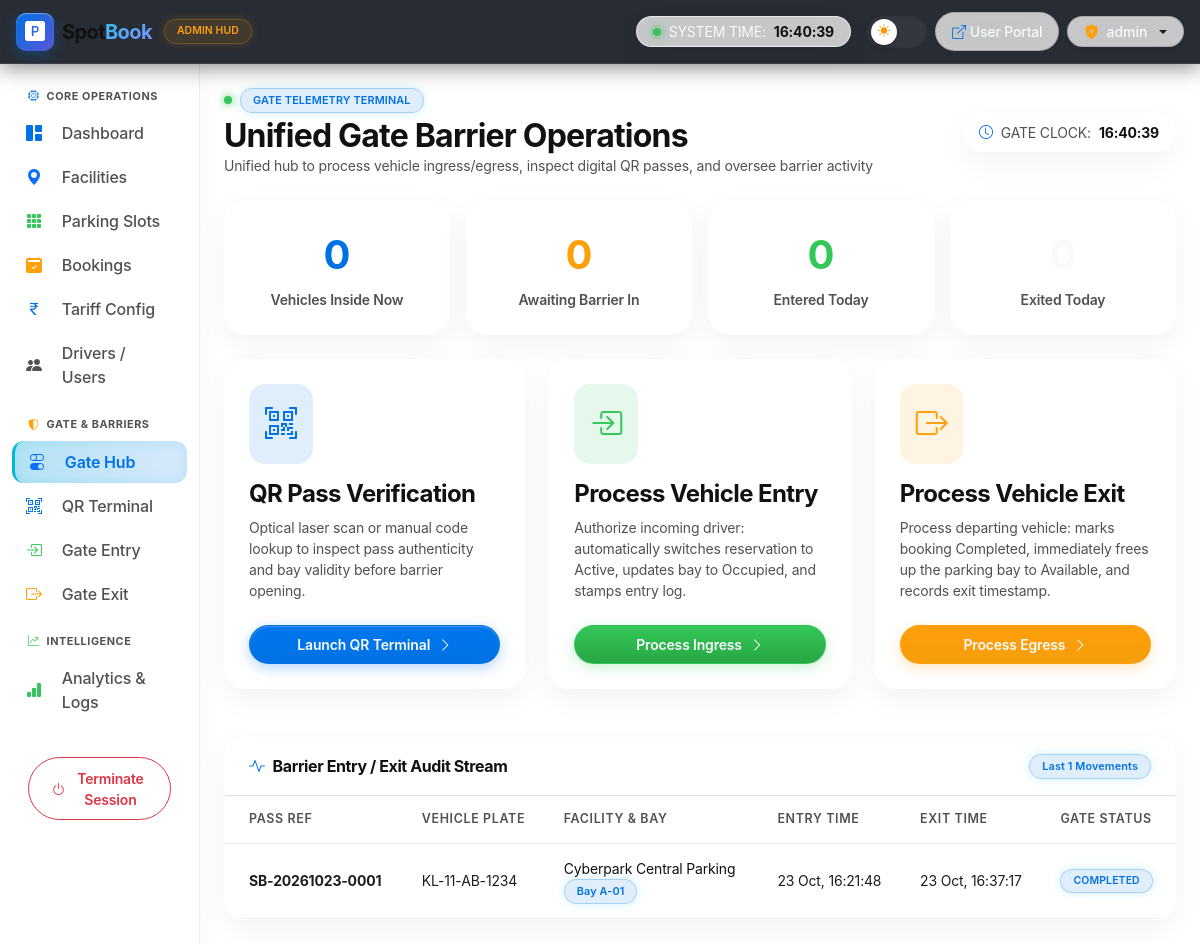
The app's page /admin_app/gate/ (signed in), older data.
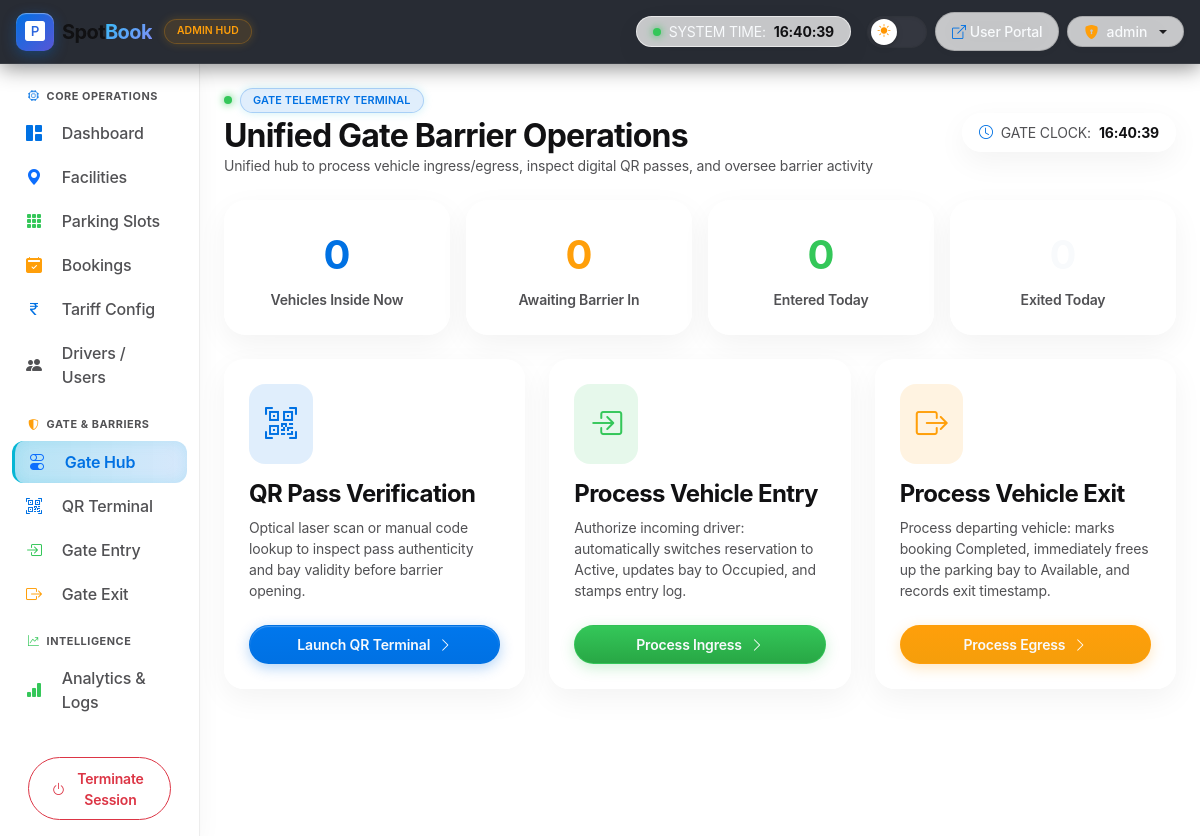
The same page, newer data.
### admin_app/models.py (models this page shows, shortened)
class EntryExitTable(models.Model):
    BOOKINGID = models.ForeignKey("user_app.BookingTable", on_delete=models.CASCADE)
    entry_time = models.DateTimeField(null=True, blank=True)
    exit_time = models.DateTimeField(null=True, blank=True)
    notes = models.CharField(max_length=255, blank=True, default='')

class ParkingSlotTable(models.Model):
    STATUS_CHOICES = (
        ('Available', 'Available'),
        ('Reserved', 'Reserved'),
        ('Occupied', 'Occupied'),
    )
    LOCATIONID = models.ForeignKey(ParkingLocationTable, on_delete=models.CASCADE)
    slot_number = models.CharField(max_length=10)
    slot_type = models.CharField(max_length=20, default="Car") # Car, Bike, EV
    status = models.CharField(max_length=20, choices=STATUS_CHOICES, default="Available")
    price_per_hour = models.DecimalField(max_digits=6, decimal_places=2, default=50.00)
    is_active = models.BooleanField(default=True)
    created_at = models.DateTimeField(auto_now_add=True, null=True, blank=True)

class ParkingLocationTable(models.Model):
    name = models.CharField(max_length=100)
    address = models.TextField()
    city = models.CharField(max_length=100, default='Kozhikode')
    description = models.TextField(blank=True, default='')
    total_slots = models.IntegerField(default=0)
    rate_per_hour = models.DecimalField(max_digits=6, decimal_places=2, default=50.00)
    is_active = models.BooleanField(default=True)
    created_at = models.DateTimeField(auto_now_add=True, null=True, blank=True)

### user_app/models.py (models this page shows, shortened)
class BookingTable(models.Model):
    user = models.ForeignKey(User, on_delete=models.CASCADE)
    slot = models.ForeignKey(ParkingSlotTable, on_delete=models.CASCADE)
    booking_date = models.DateField()
    entry_time = models.TimeField()
    duration_hours = models.IntegerField()
    total_fee = models.DecimalField(max_digits=8, decimal_places=2)
    qr_code = models.ImageField(upload_to='qr_codes/', blank=True, null=True)
    status = models.CharField(max_length=20, default='Confirmed') # Confirmed, Cancelled, Completed
    created_at = models.DateTimeField(auto_now_add=True)
    vehicle_number = models.CharField(max_length=20, blank=True, default='')
    vehicle_type = models.CharField(max_length=20, default='Car')
    @property
    def booking_id(self):
        date_str = self.booking_date.strftime('%Y%m%d') if self.booking_date else '20261023'
        return f"SB-{date_str}-{self.id:04d}" if self.id else f"SB-{date_str}-PENDING"

### admin_app/views.py (the view)
# urls.py: path('gate/', GateOperations.as_view(), name='gate_operations'),  # unified gate terminal
class GateOperations(View):
    def get(self, request):
        if request.session.get('usertype') != 'admin':
            return redirect('login')
        today = datetime.date.today()
        vehicles_inside = BookingTable.objects.filter(status='Active').count()
        awaiting_entry = BookingTable.objects.filter(
            booking_date=today, status__in=['Confirmed', 'Booked']
        ).count()
        exited_today = EntryExitTable.objects.filter(exit_time__date=today).count()
        entered_today = EntryExitTable.objects.filter(entry_time__date=today).count()
        recent_activity = EntryExitTable.objects.select_related(
            'BOOKINGID', 'BOOKINGID__user', 'BOOKINGID__slot', 'BOOKINGID__slot__LOCATIONID'
        ).order_by('-id')[:12]
        context = {
            'vehicles_inside': vehicles_inside,
            'awaiting_entry': awaiting_entry,
            'exited_today': exited_today,
            'entered_today': entered_today,
            'recent_activity': recent_activity,
        }
        return render(request, 'admin/gate_operations.html', context)

### templates/admin/gate_operations.html (shortened to what the changed rows need)
{% extends 'admin/base.html' %}
{% block body %}
<div class="mb-4 d-flex align-items-center justify-content-between flex-wrap gap-3">
    <div>
        <h2 class="fw-bold mb-0">Unified Gate Barrier Operations</h2>
    </div>
</div>
{% if recent_activity %}
<div class="glass-panel rounded-4 overflow-hidden shadow-sm">
    <div class="p-3 px-4 border-bottom border-secondary border-opacity-25 d-flex align-items-center justify-content-between">
        <h6 class="fw-bold mb-0">
            <i class="bi bi-activity me-2 text-info"></i>Barrier Entry / Exit Audit Stream
        </h6>
        <span class="badge badge-cyber-info fs-xxs">Last {{ recent_activity|length }} Movements</span>
    </div>
    <div class="table-responsive">
        <table class="table table-hover mb-0 align-middle small">
            <thead>
                <tr class="text-secondary fs-xs">
                    <th class="ps-4">PASS REF</th>
                    <th>VEHICLE PLATE</th>
                    <th>FACILITY & BAY</th>
                    <th>ENTRY TIME</th>
                    <th>EXIT TIME</th>
                    <th>GATE STATUS</th>
                </tr>
            </thead>
            <tbody>
                {% for log in recent_activity %}
                <tr>
                    <td class="ps-4 fw-bold text-info">{{ log.BOOKINGID.booking_id }}</td>
                    <td class="text-white">{{ log.BOOKINGID.vehicle_number|default:"—" }}</td>
                    <td>
                        <div class="text-white">{{ log.BOOKINGID.slot.LOCATIONID.name }}</div>
                        <span class="badge badge-cyber-info fs-xxs">Bay {{ log.BOOKINGID.slot.slot_number }}</span>
                    </td>
                    <td class="text-secondary">{{ log.entry_time|date:"d M, H:i:s"|default:"—" }}</td>
                    <td class="text-secondary">{{ log.exit_time|date:"d M, H:i:s"|default:"—" }}</td>
                    <td>
                        {% if log.BOOKINGID.status == 'Active' %}
                            <span class="badge badge-cyber-success"><span class="live-dot me-1" style="width: 5px; height: 5px;"></span>INSIDE</span>
                        {% elif log.BOOKINGID.status == 'Completed' %}
                            <span class="badge badge-cyber-info">COMPLETED</span>
                        {% else %}
                            <span class="badge badge-cyber-warning">{{ log.BOOKINGID.status|upper }}</span>
                        {% endif %}
                    </td>
                </tr>
                {% empty %}
                <tr><td colspan="6" class="text-center text-muted py-4">No activity recorded today.</td></tr>
                {% endfor %}
            </tbody>
        </table>
    </div>
</div>
{% endif %}
{% endblock %}

Row changes from the older to the newer data that the page shows:
removed EntryExitTable: BOOKINGID.booking_id "SB-20261023-0001", BOOKINGID.vehicle_number "KL-11-AB-1234", BOOKINGID.slot.LOCATIONID.name "Cyberpark Central Parking", BOOKINGID.slot.slot_number "A-01", entry_time "23 Oct, 16:21:48", exit_time "23 Oct, 16:37:17", shows "COMPLETED"
Text that changed along with them:
{{ recent_activity|length }}: "1" → (not shown)
text no longer shown: "Barrier Entry / Exit Audit Stream Last Movements PASS REF VEHICLE PLATE FACILITY & BAY ENTRY TIME EXIT TIME GATE STATUS"
